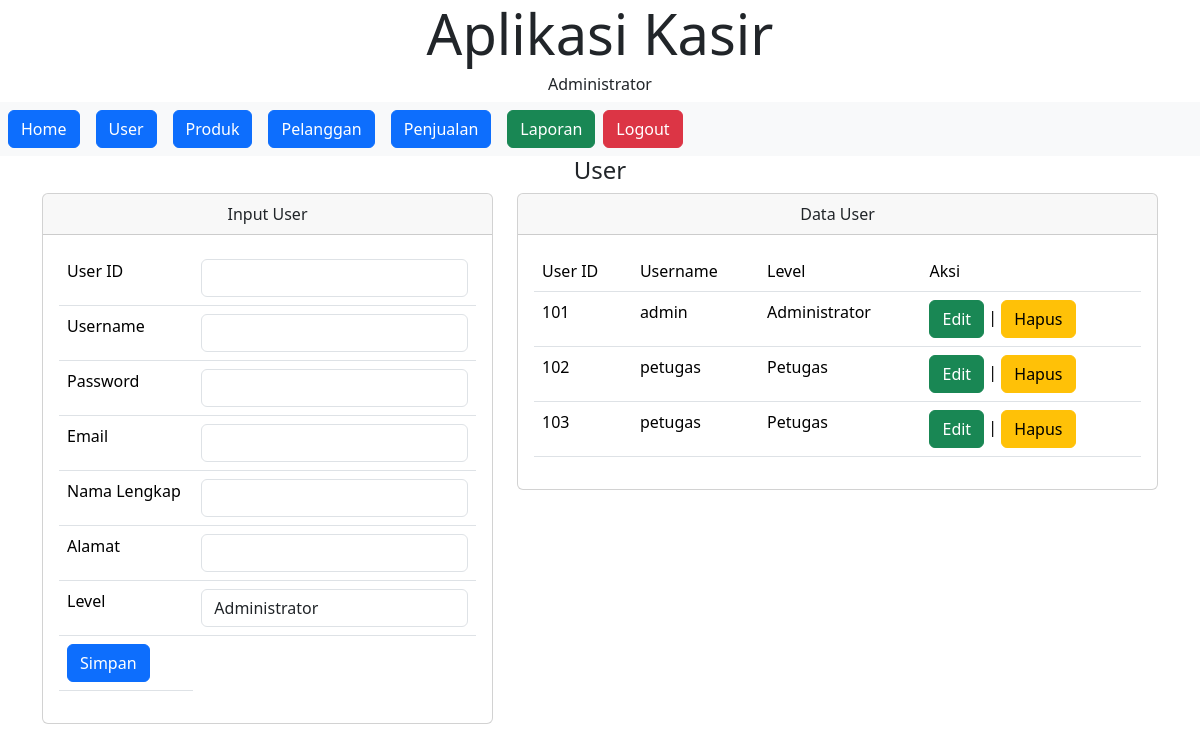
The page /admin.php?page=user (signed in) on the database as committed earlier.
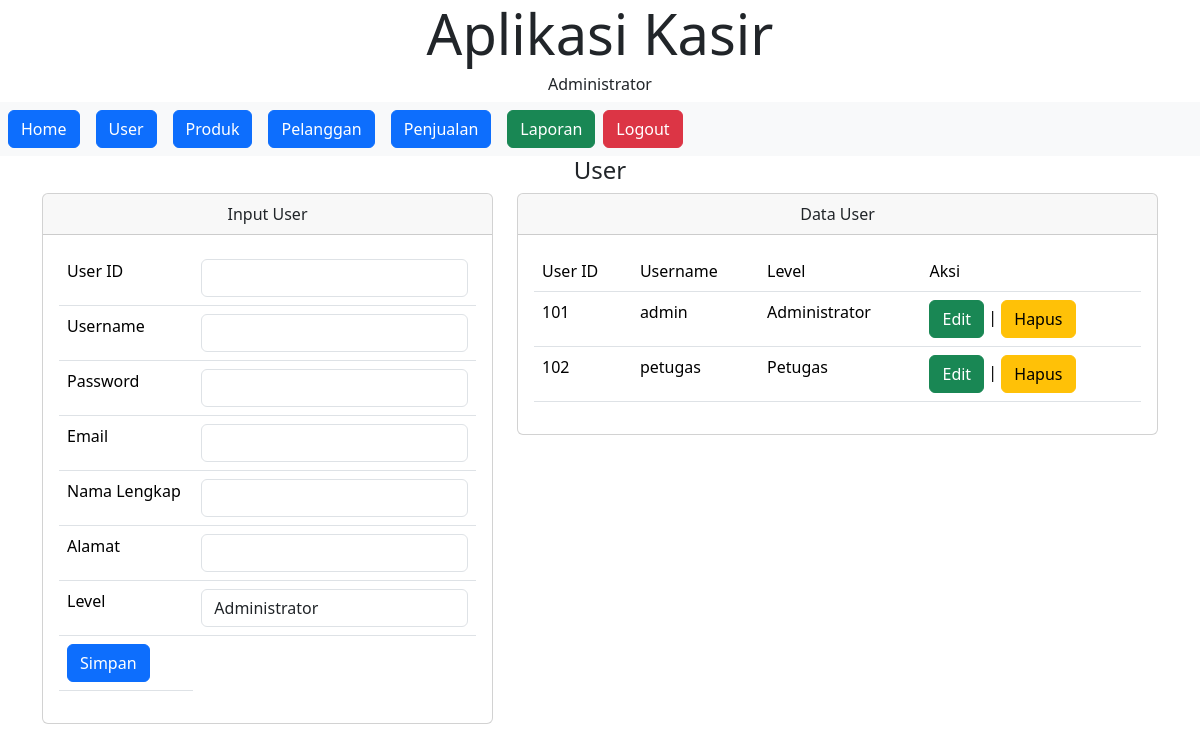
The same page on the database as committed later.
### tables this page shows
CREATE TABLE `user` (
  `UserID` int NOT NULL,
  `Username` varchar(255) NOT NULL,
  `Password` varchar(255) NOT NULL,
  `Email` varchar(255) NOT NULL,
  `NamaLengkap` varchar(255) NOT NULL,
  `Alamat` text NOT NULL,
  `Level` varchar(255) NOT NULL
);

### function/class.user.php (called while the page is built, shortened)
<?php
include 'config.php';
class User
{
    protected $db;
    public function __construct()
    {
        $this->db = new Database();
        $this->db = $this->db->return_db();
    }
    public function tampil()
    {
        $query = $this->db->prepare("SELECT * FROM user");
        $query->execute();
        $hasil =  $query->get_result();
        return $hasil;
    }
}
?>

### function/config.php (called while the page is built)
<?php
class Database
{
    public $connect;
    public function __construct()
    {
        $this->connect = mysqli_connect("localhost","root","","kasir");
    }
    function return_db()
    {
        return $this->connect;
    }
}
?>

### page/user.php (the view, shortened to what the changed rows need)
<div class="container">
    <div class="col-lg-12">
        <div class="row">
            <div class="col-sm-7">
                <div class="card">
                    <div class="card-body">
                        <table class="table table-hover">
                            <?php
                            require_once "function/class.user.php";
                            $user = new User();
                            $select = $user->tampil();
                            foreach ($select as $data) {
                            ?>
                            <tr>
                                <td><?php echo $data['UserID'] ?></td>
                                <td><?php echo $data['Username'] ?></td>
                                <td><?php echo $data['Level'] ?></td>
                                <td>
<a href="admin.php?page=edit_user&UserID=<?php echo $data['UserID'] ?>" class="btn btn-success">Edit</a> |
<a href="proses/proses_user.php?UserID= <?php echo $data['UserID'] ?>&aksi=hapus" class="btn btn-warning">Hapus</a>
                                </td>
                            </tr>
                        <?php } ?>
                        </table>
                    </div>
                </div>
            </div>
        </div>
    </div>
</div>

Rows that differ between the two databases and show on the page:
removed user: UserID "103", Username "petugas", Level "Petugas"
